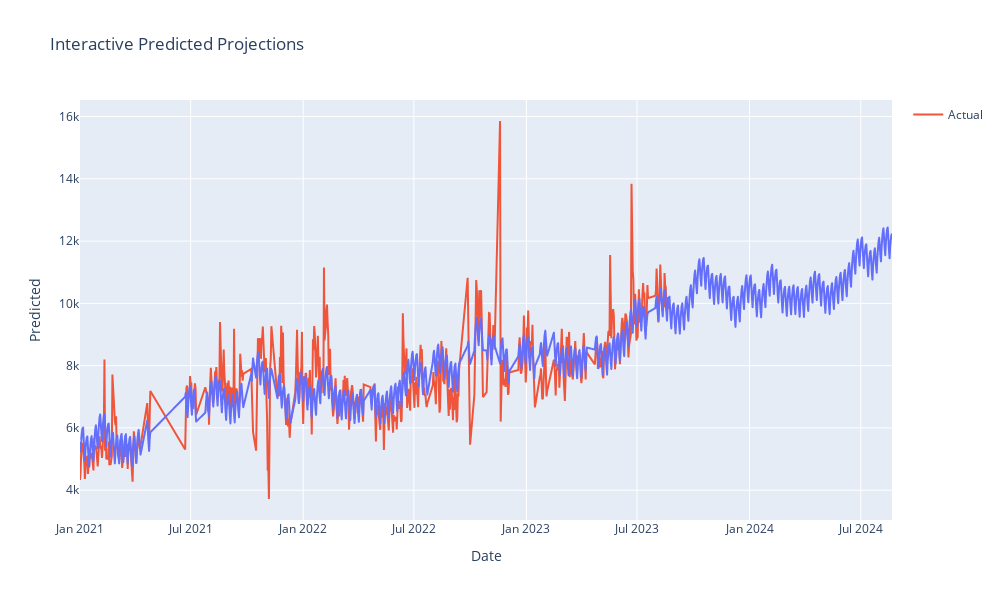

Notebook cell for this chart:
### Code cell
# Create an interactive Plotly figure for the predictions with an increased size
fig = px.line(
    x=prediction['ds'],
    y=prediction['yhat'],
    labels={'x': 'Date', 'y': 'Predicted'},
    title='Interactive Predicted Projections',
    height=600,  # Adjust the height as needed
    width=1000,  # Adjust the width as needed
)
fig.add_scatter(x=df['ds'], y=df['y'], mode='lines', name='Actual')  # Actual data
fig.show()

# Extract prediction dates and order values
prediction_dates = prediction['ds']
predicted_orders = prediction['yhat']

# Convert prediction_dates and predicted_orders to lists
prediction_dates_list = prediction_dates.tolist()
predicted_orders_list = predicted_orders.tolist()

# Print the list of prediction dates and order values
for date, order in zip(prediction_dates_list, predicted_orders_list):
    print(f"Date: {date}, Predicted Orders: {order}")

### Figure 1 — Plotly figure (JSON) as saved in the notebook; plotly's stock layout.template omitted (floating-point values rounded to 4 significant figures; data arrays with more than 128 entries replaced by an {"elided": "..."} marker saying what was removed)
{"data": [{"hovertemplate": "Date=%{x}<br>Predicted=%{y}<extra></extra>", "legendgroup": "", "line": {"color": "#636efa", "dash": "solid"}, "marker": {"symbol": "circle"}, "mode": "lines", "name": "", "showlegend": false, "type": "scattergl", "x": {"elided": "1113 str values"}, "xaxis": "x", "y": {"elided": "1113 float values"}, "yaxis": "y"}, {"mode": "lines", "name": "Actual", "type": "scatter", "x": {"elided": "748 str values"}, "y": {"elided": "748 int values"}}], "layout": {"height": 600, "legend": {"tracegroupgap": 0}, "title": {"text": "Interactive Predicted Projections"}, "width": 1000, "xaxis": {"anchor": "y", "domain": [0, 1], "title": {"text": "Date"}}, "yaxis": {"anchor": "x", "domain": [0, 1], "title": {"text": "Predicted"}}}}
